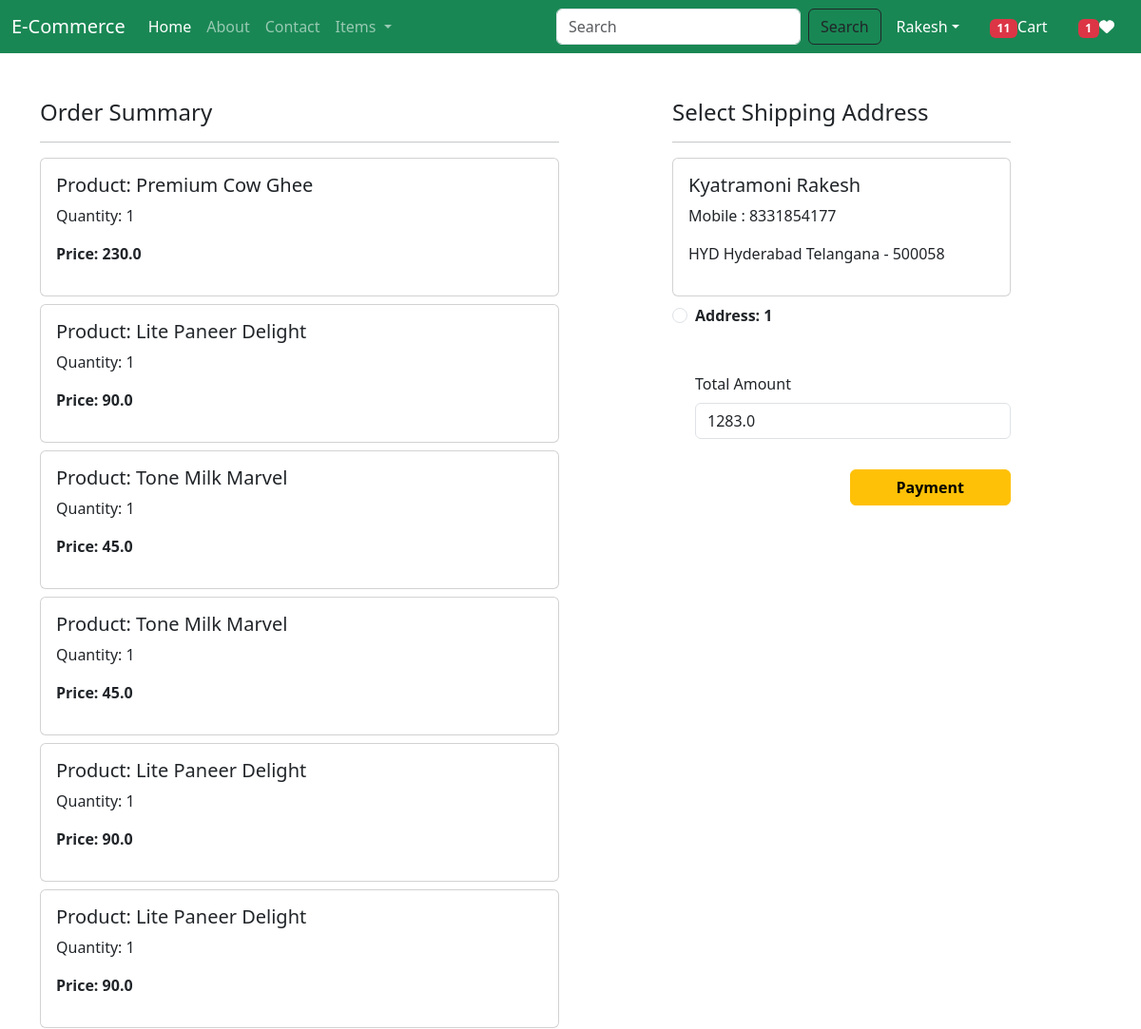
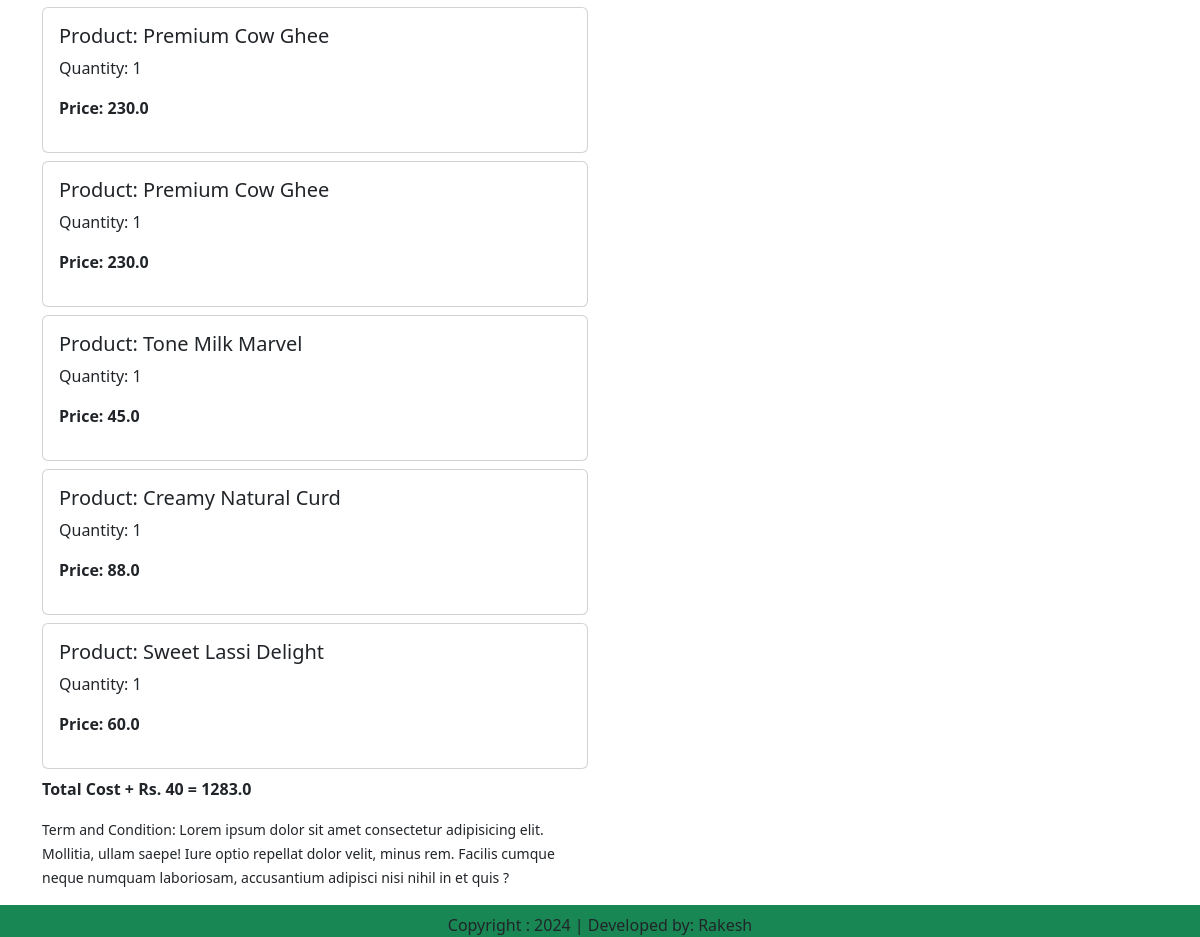
The app's page /checkout (signed in) with its own data (2 pictures, top to bottom).
### EcApp/models.py (models this page shows, shortened)
class Cart(models.Model):
    user = models.ForeignKey(User,on_delete=models.CASCADE)
    product = models.ForeignKey(Product,on_delete=models.CASCADE)
    quantity = models.PositiveIntegerField(default=1)

class Product (models.Model):
    title = models.CharField(max_length=100)
    selling_price = models.FloatField()
    discounted_price = models.FloatField( )
    description = models.TextField()
    composition = models.TextField(default='')
    prodapp = models.TextField(default='')
    category = models.CharField (choices = CATEGORY_CHOICES, max_length=2)
    product_image = models.ImageField(upload_to=' product')

class Customer(models.Model):
    user = models.ForeignKey(User, on_delete=models.CASCADE)
    name = models.CharField(max_length=200)
    locality = models.CharField(max_length=200)
    city = models.CharField(max_length=50)
    mobile = models.IntegerField(default=0)
    zipcode = models.IntegerField()
    state = models.CharField(choices=STATE_CHOICES, max_length=100)

### EcApp/views.py (the view, shortened to what this page needs)
class Checkout(View):
    def get(self,request):
        user = request.user
        add = Customer.objects.filter(user=user)
        cart_items = Cart.objects.filter(user=user)
        famount = 0
        for p in cart_items:
            value = p.quantity * p.product.discounted_price
            famount = famount + value
        totalamount = famount + 40
        razoramount = int(totalamount * 100)
        client =  razorpay.Client(auth=(settings.RAZOR_KEY_ID, settings.RAZOR_KEY_SECRET))
        data = { "amount": razoramount, "currency":"INR", "receipt":"ordered_rcptid_12"}
        payment_response = client.order.create(data=data)
        print(payment_response)
        order_id = payment_response['id']
        order_status = payment_response['status']
        totalitems = 0
        wishitem = 0
        if request.user.is_authenticated:
            totalitems = len(Cart.objects.filter(user=request.user))
            wishitem = len(Wishlist.objects.filter(user=request.user))
        return render(request,'checkout.html',locals())

### EcApp/templates/checkout.html (shortened to what this page needs)
{% extends 'base.html' %}
{% load static %}
{% block main-content %}
<div class="container">
    <div class="row mt-5">
        <div class="col-sm-6">
            <h4>Order Summary</h4>
            <hr>
            {% for item in cart_items %}
            <div class="card mb-2">
                <div class="card-body">
                    <h5>Product: {{item.product.title}}</h5>
                    <p>Quantity: {{item.quantity}}</p>
                    <p class="fw-bold">Price: {{item.product.discounted_price}}</p>
                </div>
            </div>
            {% endfor %}
            <p class="fw-bold">Total Cost + Rs. 40 = {{totalamount}}</p>
            <small>Term and Condition: Lorem ipsum dolor sit amet consectetur adipisicing elit. Mollitia, ullam saepe!
                Iure optio repellat dolor velit,
                minus rem. Facilis cumque neque numquam laboriosam, accusantium adipisci nisi nihil in et quis ?</small>
        </div>
        <div class="col-sm-4 offset-sm-1">
            <h4>Select Shipping Address</h4>
            <hr>
            <form method="post" id="myform">
                {% for ad in add %}
                <div class="card">
                    <div class="card-body">
                        <h5>{{ad.name}}</h5>
                        <p>Mobile : {{ad.mobile}}</p>
                        <p>{{ad.locality}} {{ad.city}} {{ad.state}} - {{ad.zipcode}}</p>
                    </div>
                </div>
                <div class="form-check mt-2 mb-5">
                    <input class="form-check-input" type="radio" name="custid" id="custadd{{forloop.counter}}"
                           value="{{ad.id}}">
                    <label class="form-check-label fw-bold" for="custadd{{forloop.counter}}">
                        Address: {{forloop.counter}} </label>
                </div>
                {% endfor %}
                <div class="form-check mb-3">
                    <label for="totalamount" class="form-label">Total Amount</label>
                    <input type="number" class="form-control" name="totamount" value={{totalamount}} readonly>
                </div>
                <div class="text-end">
                    <button id ='rzp-button1' type="submit" class="btn btn-warning mt-3 px-5 fw-bold">Payment</button>
                </div>
            </form>
        </div>
    </div>
    <br><br>
</div>
{% endblock main-content %}

### records on screen
Cart: product "Premium Cow Ghee", quantity "1", product.discounted_price "230.0"
Cart: product "Lite Paneer Delight", quantity "1", product.discounted_price "90.0"
Cart: product "Tone Milk Marvel", quantity "1", product.discounted_price "45.0"
Cart: product "Tone Milk Marvel", quantity "1", product.discounted_price "45.0"
Cart: product "Lite Paneer Delight", quantity "1", product.discounted_price "90.0"
Cart: product "Lite Paneer Delight", quantity "1", product.discounted_price "90.0"
Cart: product "Premium Cow Ghee", quantity "1", product.discounted_price "230.0"
Cart: product "Premium Cow Ghee", quantity "1", product.discounted_price "230.0"
Cart: product "Tone Milk Marvel", quantity "1", product.discounted_price "45.0"
Cart: product "Creamy Natural Curd", quantity "1", product.discounted_price "88.0"
Cart: product "Sweet Lassi Delight", quantity "1", product.discounted_price "60.0"
Customer: name "Kyatramoni Rakesh", mobile "8331854177", locality "HYD", city "Hyderabad", state "Telangana", zipcode "500058"

### other values on screen
{{ totalitems }} "11"
{{ wishitem }} "1"
{{ totalamount }} "1283.0"
